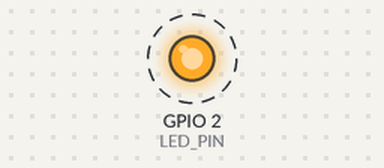
Bench run of a sketch on a simulated ESP32. On the bench: output pins drawn as LEDs (lit = HIGH). Dashed ring = blinking. What the sketch prints to the serial monitor is not drawn.

Above: at 1.2 s.
Timing chart, 0 to 4.0 s (numbered marks = the images above):
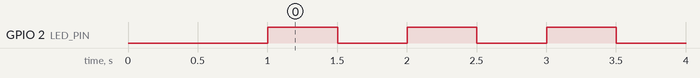

Measured:
- by itself, GPIO 2 (LED_PIN): alternates HIGH for 0.50 s and LOW for 0.50 s

The sketch:

test_esp32.ino
```cpp
// Simple ESP32 test: blink onboard LED and print to Serial

const int LED_PIN = 2;  // Onboard LED pin for DOIT ESP32 Devkit V1

void setup() {
  // Start serial
  Serial.begin(115200);
  delay(1000);  // Give serial time to open

  Serial.println();
  Serial.println("ESP32 test starting...");
  Serial.println("If you see this and the LED is blinking, your ESP32 is working!");

  // Set LED pin as output
  pinMode(LED_PIN, OUTPUT);
}

void loop() {
  // Turn LED on
  digitalWrite(LED_PIN, HIGH);
  Serial.println("LED ON");
  delay(500);

  // Turn LED off
  digitalWrite(LED_PIN, LOW);
  Serial.println("LED OFF");
  delay(500);
}
```
